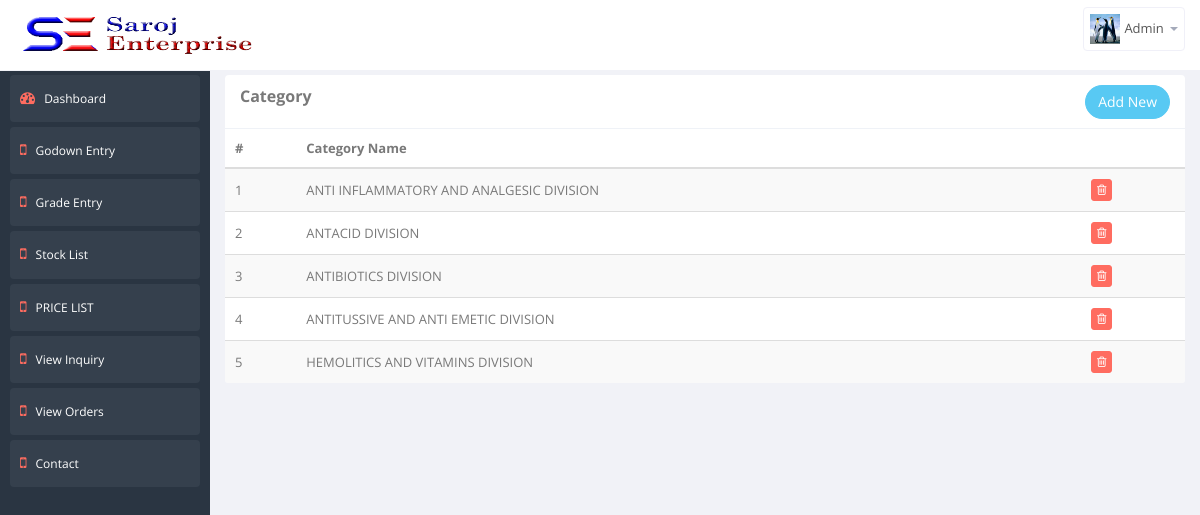
Page /admin/index.php?p=Show_category (signed in) on the committed database.
### tables this page shows
CREATE TABLE `category` (
  `created_by_date` datetime NOT NULL,
  `created_by_id` int(20) NOT NULL,
  `updated_by_date` datetime NOT NULL,
  `updated_by_id` int(20) NOT NULL,
  `active_flag` int(2) NOT NULL DEFAULT '0',
  `category_id` int(20) NOT NULL,
  `category_name` varchar(100) NOT NULL
);

### admin/dao.php (called while the page is built, shortened)
<?php
class dao implements interface1
{
    function __construct()
    {
        $db=new DBConnect();
    }
    function select($table,$where='',$other='')
    {
        if($where!='')
        {
            $where = "where ".$where;
        }
        return mysql_query("select * from $table $where $other");
    }
}
?>

### admin/show_category.php (the view)
<div class="row">
                  <div class="col-lg-12">
                      <section class="panel">
                          <header class="panel-heading" style=" padding-bottom: 20px;">
                              <b>Category</b>
                              <a href="index.php?p=category"><button type="button" class="btn btn-round btn-info" style="float: right;">Add New</button></a>
                          </header>
                          <table class="table table-striped table-advance table-hover">
                              <thead>
                              <tr>
                                  <th>#</th>
                                  <th>Category Name</th>
                                  <th></th>
                              </tr>
                              </thead>
                              <tbody>
                                  <?php
                                  include './dao.php';
                                  $d=new dao();
                                  $i=0;
                                  $qu=$d->select("category", "active_flag=0");
                                  while($fet=  mysql_fetch_array($qu)){
                                  ?>
                              <tr>
                                  <td><?php echo ++$i; ?></td>
                                  <td><?php echo $fet['category_name']; ?></td>
                                  <td>
                                      <a href="delete_control.php?category=<?php echo $fet['category_id']; ?>"><button class="btn btn-danger btn-xs"><i class="fa fa-trash-o "></i></button></a>
                                  </td>
                              </tr>
                                  <?php } ?>
                              </tbody>
                          </table>
                      </section>
                      <br>
                  </div>
              </div>

### rows in the picture
category: category_name "ANTI INFLAMMATORY AND ANALGESIC DIVISION"
category: category_name "ANTACID DIVISION"
category: category_name "ANTIBIOTICS DIVISION"
category: category_name "ANTITUSSIVE AND ANTI EMETIC DIVISION"
category: category_name "HEMOLITICS AND VITAMINS DIVISION"

### other values in the picture
$_SESSION['name'] "Admin"
